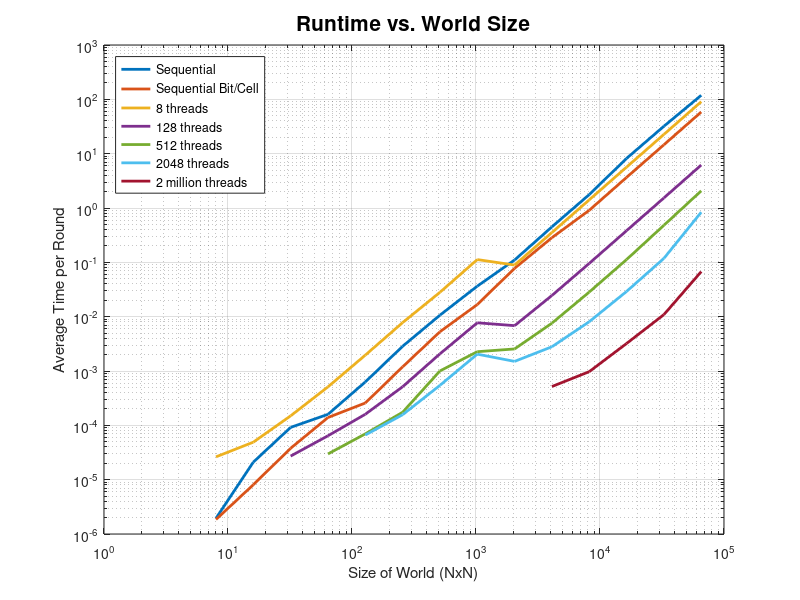
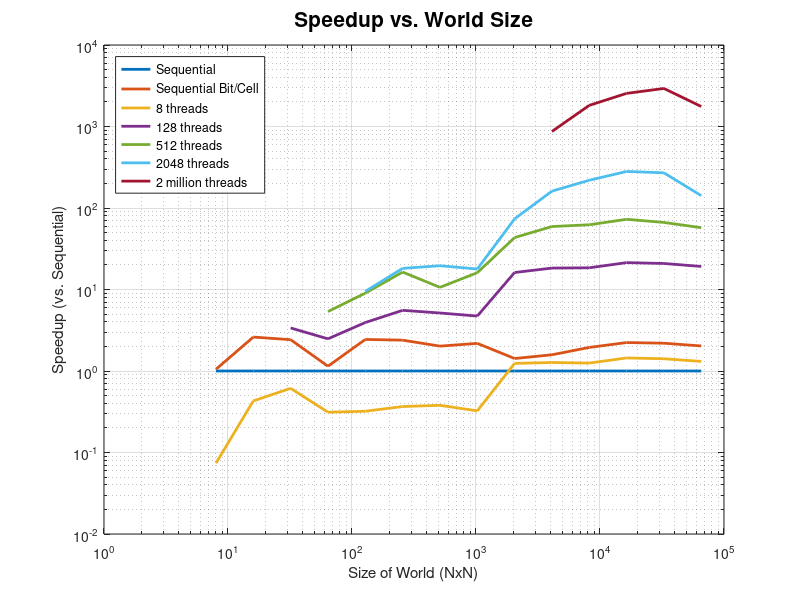
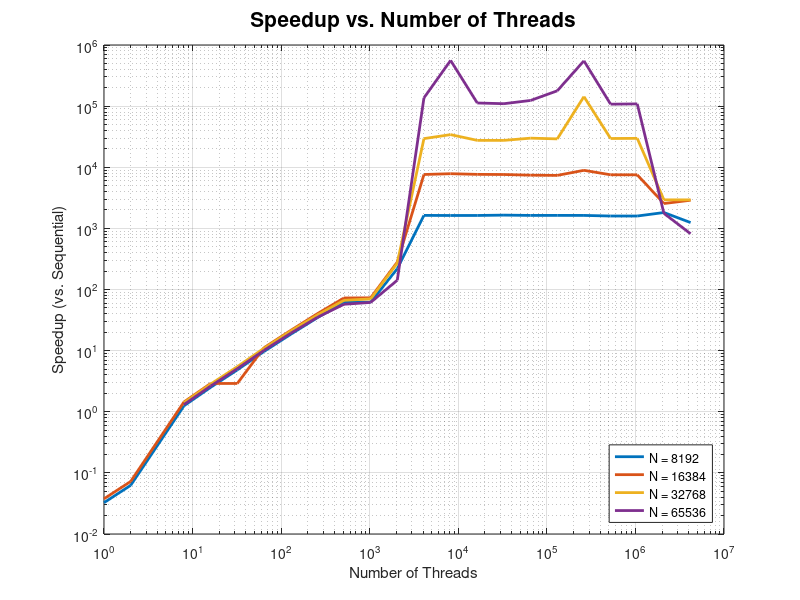
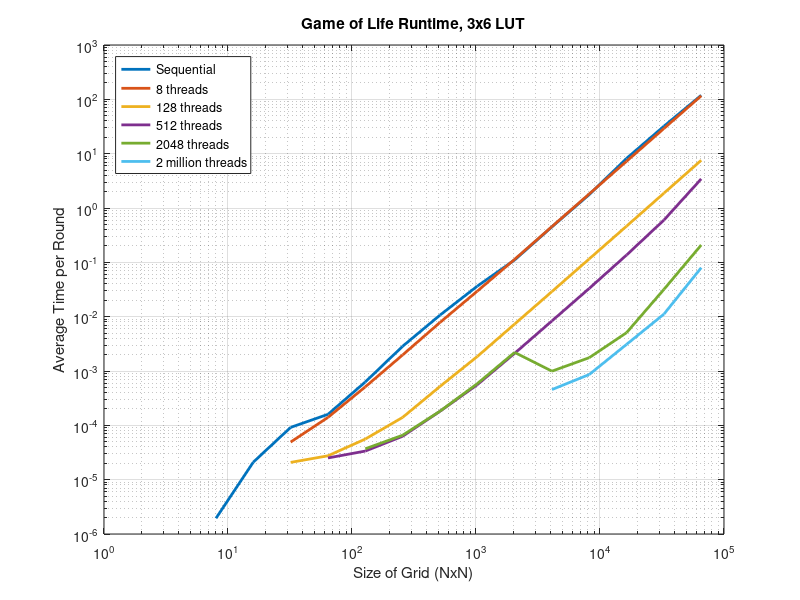

Write the MATLAB code that produced these figures, in order. (Note: this script raises an error after producing the figures.)
size = 2.^(3:16);

seq                 = [1.947E-06 2.104E-05 9.166E-05 1.594E-04 6.286E-04 2.850E-03 1.066E-02 3.643E-02 1.105E-01 4.500E-01 1.768E+00 8.185E+00 3.199E+01 1.187E+02];
seq_bit             = [1.852E-06 8.068E-06 3.783E-05 1.393E-04 2.577E-04 1.192E-03 5.280E-03 1.669E-02 7.764E-02 2.846E-01 9.084E-01 3.663E+00 1.459E+01 5.851E+01];
parallel_bpc_1t     = [1.206E-04 5.457E-04 1.361E-03 3.775E-03 1.418E-02 5.295E-02 2.204E-01 8.490E-01 3.394E+00 1.358E+01 5.433E+01 2.173E+02];
parallel_bpc_2t     = [9.564E-05 2.029E-04 5.395E-04 1.799E-03 6.936E-03 2.760E-02 1.104E-01 4.412E-01 1.766E+00 7.067E+00 2.827E+01 1.131E+02];
parallel_bpc_8t     = [2.631E-05 4.898E-05 1.495E-04 5.106E-04 1.959E-03 7.778E-03 2.810E-02 1.124E-01 8.908E-02 3.538E-01 1.414E+00 5.660E+00 22.63920229 90.57214796];
parallel_bpc_32t    = [3.701E-05 6.135E-05 1.571E-04 5.375E-04 1.842E-03 7.345E-03 2.927E-02 2.367E-02 9.186E-02 3.654E-01 2.820E+00 5.852E+00 2.346E+01];
parallel_bpc_128t   = [2.717E-05 6.425E-05 1.598E-04 5.133E-04 2.070E-03 7.714E-03 6.835E-03 2.457E-02 9.575E-02 3.831E-01 1.534E+00 6.186E+00];
parallel_bpc_512t   = [2.975E-05 6.966E-05 1.741E-04 1.003E-03 2.267E-03 2.546E-03 7.595E-03 2.840E-02 1.126E-01 4.811E-01 2.070E+00];
parallel_bpc_2048t  = [6.630E-05 1.568E-04 5.447E-04 2.042E-03 1.503E-03 2.794E-03 8.074E-03 2.914E-02 1.184E-01 8.376E-01];
parallel_bpc_500htt = [1.056E-03 1.076E-03 1.110E-03 1.087E-03 1.083E-03 8.142E-04];
parallel_bpc_2mt    = [5.178E-04 9.730E-04 3.210E-03 1.092E-02 6.745E-02];

parallel_lut_8t   = [4.920E-05 1.400E-04 5.110E-04 1.974E-03 7.813E-03 2.949E-02 1.135E-01 4.550E-01 1.818E+00 7.256E+00 2.904E+01 1.162E+02];
parallel_lut_64t   = [1.990E-05 3.620E-05 8.600E-05 2.670E-04 1.007E-03 3.984E-03 1.540E-02 5.726E-02 2.299E-01 9.181E-01 3.664E+00 1.477E+01];
parallel_lut_128t  = [2.080E-05 2.750E-05 5.590E-05 1.400E-04 5.190E-04 1.847E-03 7.308E-03 2.899E-02 1.158E-01 4.639E-01 1.874E+00 7.556E+00];
parallel_lut_512t  = [2.510E-05 3.360E-05 6.290E-05 1.810E-04 5.590E-04 2.113E-03 8.352E-03 3.315E-02 1.364E-01 5.996E-01 3.434E+00];
parallel_lut_2048t = [3.700E-05 6.580E-05 1.820E-04 5.850E-04 2.199E-03 9.930E-04 1.759E-03 5.082E-03 3.177E-02 2.087E-01];
parallel_lut_2mt   = [4.550E-04 8.620E-04 3.091E-03 1.114E-02 7.958E-02];


seq_bit_spdup             = seq        ./seq_bit;
parallel_bpc_1t_spdup     = seq(1:12)  ./parallel_bpc_1t;
parallel_bpc_2t_spdup     = seq(1:12)  ./parallel_bpc_2t;
parallel_bpc_8t_spdup     = seq        ./parallel_bpc_8t;
parallel_bpc_32t_spdup    = seq(2:end) ./parallel_bpc_32t;
parallel_bpc_128t_spdup   = seq(3:end) ./parallel_bpc_128t;
parallel_bpc_512t_spdup   = seq(4:end) ./parallel_bpc_512t;
parallel_bpc_2048t_spdup  = seq(5:end) ./parallel_bpc_2048t;
parallel_bpc_500htt_spdup = seq(9:end) ./parallel_bpc_500htt;
parallel_bpc_2mt_spdup    = seq(10:end)./parallel_bpc_2mt;

parallel_lut_8t_spdup    = seq(3:end) ./parallel_lut_8t;
parallel_lut_64t_spdup   = seq(3:end) ./parallel_lut_64t;
parallel_lut_128t_spdup  = seq(3:end) ./parallel_lut_128t;
parallel_lut_512t_spdup  = seq(4:end) ./parallel_lut_512t;
parallel_lut_2048t_spdup = seq(5:end) ./parallel_lut_2048t;
parallel_lut_2mt_spdup   = seq(10:end)./parallel_lut_2mt;

                 % seq time
bpc_perf_8192  = [1.768E+00	5.433E+01	2.827E+01	1.414E+00	7.047E-01	3.654E-01	1.828E-01	9.575E-02	5.125E-02	2.840E-02	2.848E-02	8.074E-03	1.084E-03	1.088E-03	1.087E-03	1.073E-03	1.085E-03	1.084E-03	1.085E-03	1.110E-03	1.110E-03	9.730E-04	1.421E-03];
bpc_perf_16384 = [8.185E+00	2.173E+02	1.131E+02	5.660E+00	2.820E+00	2.820E+00	7.345E-01	3.831E-01	2.039E-01	1.126E-01	1.120E-01	2.914E-02	1.075E-03	1.044E-03	1.070E-03	1.076E-03	1.103E-03	1.112E-03	9.188E-04	1.087E-03	1.089E-03	3.210E-03	2.833E-03];
bpc_perf_32768 = [3.199E+01				            2.264E+01	1.129E+01	5.852E+00	2.931E+00	1.534E+00	8.367E-01	4.811E-01	4.561E-01	1.184E-01	1.087E-03	9.361E-04	1.162E-03	1.162E-03	1.069E-03	1.099E-03	2.237E-04	1.083E-03	1.077E-03	1.092E-02	1.093E-02];
bpc_perf_65536 = [1.187E+02				            9.057E+01	4.517E+01	2.346E+01	1.177E+01	6.186E+00	3.395E+00	2.070E+00	1.932E+00	8.376E-01	8.696E-04	2.122E-04	1.055E-03	1.083E-03	9.584E-04	6.667E-04	2.155E-04	1.103E-03	1.091E-03	6.745E-02	1.453E-01];

lut_perf_8192  = [1.818E+00	                        2.299E-01	1.158E-01	6.021E-02	3.315E-02	3.390E-02	1.759E-03	6.890E-04	7.690E-04	6.950E-04	4.700E-04	7.210E-04	8.040E-04	7.510E-04	7.180E-04	7.210E-04	8.620E-04	1.707E-03];			
lut_perf_16384 = [7.256E+00	                        9.181E-01	4.639E-01	2.438E-01	1.364E-01	1.359E-01	5.082E-03	6.830E-04	7.400E-04	7.330E-04	7.320E-04	7.280E-04	7.170E-04	7.150E-04	4.930E-04	7.260E-04	3.091E-03	5.445E-03	2.190E-08	1.760E-05];	
lut_perf_32768 = [2.904E+01	                        3.664E+00	1.874E+00	1.076E+00	5.996E-01	5.405E-01	3.177E-02	7.270E-04	7.280E-04	6.140E-04	7.310E-04	7.320E-04	7.280E-04	7.420E-04	7.390E-04	7.270E-04	1.114E-02	1.090E-02	2.790E-08	1.000E-04	5.200E-05];
lut_perf_65536 = [1.162E+02	                        1.477E+01	7.556E+00	4.370E+00	3.434E+00	2.848E+00	2.087E-01	7.270E-04	7.280E-04	7.840E-04	8.250E-04	7.390E-04	7.450E-04	7.360E-04	6.810E-04	7.810E-04	7.958E-02	8.032E-02	2.210E-08	3.460E-04	3.450E-04];

num_threads = 2.^[0:1 3:22];
bpc_spdup_8192  = bpc_perf_8192(1)  ./ bpc_perf_8192;
bpc_spdup_16384 = bpc_perf_16384(1) ./ bpc_perf_16384;
bpc_spdup_32768 = bpc_perf_32768(1) ./ bpc_perf_32768;
bpc_spdup_65536 = bpc_perf_65536(1) ./ bpc_perf_65536;

num_threads_2 = 2.^[3 6:25];
lut_spdup_8192  = bpc_perf_8192(1)  ./ lut_perf_8192;
lut_spdup_16384 = bpc_perf_16384(1) ./ lut_perf_16384;
lut_spdup_32768 = bpc_perf_32768(1) ./ lut_perf_32768;
lut_spdup_65536 = bpc_perf_65536(1) ./ lut_perf_65536;

%% Plot 
close all
figure
set(gcf, 'Position',  [100, 100, 450, 350])
loglog(size        , seq                ,'linewidth', 2)
hold on, grid on
loglog(size        , seq_bit            ,'linewidth', 2)
loglog(size        , parallel_bpc_8t    ,'linewidth', 2)
loglog(size(3:end) , parallel_bpc_128t  ,'linewidth', 2)
loglog(size(4:end) , parallel_bpc_512t  ,'linewidth', 2)
loglog(size(5:end) , parallel_bpc_2048t ,'linewidth', 2)
loglog(size(10:end), parallel_bpc_2mt   ,'linewidth', 2)
title("Runtime vs. World Size",'FontSize',15)
legend("Sequential", "Sequential Bit/Cell", ...
    '8 threads', '128 threads', '512 threads',...
    '2048 threads', ...
    '2 million threads', 'location',"Northwest")
xlabel("Size of World (NxN)")
ylabel("Average Time per Round")

%% Plot
% close all
figure
set(gcf, 'Position',  [100, 100, 450, 350])
loglog(size, ones(length(size),1), 'linewidth',2)
hold on, grid on
loglog(size        , seq_bit_spdup            ,'linewidth', 2)
loglog(size        , parallel_bpc_8t_spdup    ,'linewidth', 2)
loglog(size(3:end) , parallel_bpc_128t_spdup  ,'linewidth', 2)
loglog(size(4:end) , parallel_bpc_512t_spdup  ,'linewidth', 2)
loglog(size(5:end) , parallel_bpc_2048t_spdup ,'linewidth', 2)
loglog(size(10:end), parallel_bpc_2mt_spdup   ,'linewidth', 2)
title("Speedup vs. World Size",'FontSize',15)
legend("Sequential", "Sequential Bit/Cell", '8 threads', ...
    '128 threads', '512 threads', '2048 threads', ...
    '2 million threads', 'location',"Northwest")
xlabel("Size of World (NxN)")
ylabel("Speedup (vs. Sequential)")

%% Plot
close all
figure
set(gcf, 'Position',  [100, 100, 450, 350])
loglog(num_threads, bpc_spdup_8192(2:end), 'linewidth', 2)
hold on, grid on
loglog(num_threads, bpc_spdup_16384(2:end), 'linewidth', 2)
loglog(num_threads(3:end), bpc_spdup_32768(2:end),'linewidth', 2)
loglog(num_threads(3:end), bpc_spdup_65536(2:end),'linewidth', 2)
title("Speedup vs. Number of Threads",'FontSize',15)
legend("N = 8192", 'N = 16384', 'N = 32768', 'N = 65536', 'location',"Southeast")
xlabel("Number of Threads")
ylabel("Speedup (vs. Sequential)")

%% Plot runtime of 3x6 LUT w/ various numbers of threads
% close all
figure
loglog(size        , seq                ,'linewidth', 2)
hold on, grid on
loglog(size(3:end) , parallel_lut_8t  ,'linewidth', 2)
loglog(size(3:end) , parallel_lut_128t  ,'linewidth', 2)
loglog(size(4:end) , parallel_lut_512t  ,'linewidth', 2)
loglog(size(5:end) , parallel_lut_2048t ,'linewidth', 2)
loglog(size(10:end), parallel_lut_2mt   ,'linewidth', 2)
title("Game of Life Runtime, 3x6 LUT")
legend("Sequential", "8 threads", '128 threads', '512 threads',...
    '2048 threads', '2 million threads', 'location',"Northwest")
xlabel("Size of Grid (NxN)")
ylabel("Average Time per Round")

%% Plot speedup of 3x6 LUT w/ various numbers of threads
%close all
figure
loglog(size, ones(length(size),1), 'linewidth',2)
hold on, grid on
loglog(size(3:end) , parallel_lut_8t_spdup  ,'linewidth', 2)
loglog(size(3:end) , parallel_lut_128t_spdup  ,'linewidth', 2)
loglog(size(4:end) , parallel_lut_512t_spdup  ,'linewidth', 2)
loglog(size(5:end) , parallel_lut_2048t_spdup ,'linewidth', 2)
loglog(size(10:end), parallel_lut_2mt_spdup   ,'linewidth', 2)
title("Game of Life Speedup for 3x6 LUT")
legend("Sequential", '8 threads', '128 threads', '512 threads', '2048 threads', ...
    '2 million threads', 'location',"Northwest")
xlabel("Size of Grid (NxN)")
ylabel("Speedup (vs. Sequential)")

%% Plot
close all
figure
loglog(num_threads_2, lut_spdup_8192(2:end), 'linewidth', 2)
hold on, grid on
loglog(num_threads_2, lut_spdup_16384(2:end), 'linewidth', 2)
loglog(num_threads_2, lut_spdup_32768(2:end),'linewidth', 2)
loglog(num_threads_2, lut_spdup_65536(2:end),'linewidth', 2)
title("Game of Life Speedup")
legend("N = 8192", 'N = 16384', 'N = 32768', 'N = 65536', 'location',"Southeast")
xlabel("Number of Threads")
ylabel("Speedup (vs. Sequential)")

%% Compare all 4 algos
close all
figure
loglog(size        , ones(length(size),1)     , 'linewidth',2)
hold on, grid on
loglog(size        , seq_bit_spdup            ,'linewidth', 2)
loglog(size(5:end) , parallel_bpc_2048t_spdup ,'linewidth', 2)
loglog(size(10:end), parallel_bpc_2mt_spdup   ,'linewidth', 2)
loglog(size(5:end) , parallel_lut_2048t_spdup ,'linewidth', 2)
loglog(size(10:end) , parallel_lut_2mt_spdup   ,'linewidth', 2)
title("Game of Life Speedup Comparison")
legend("Sequential", 'Sequential Bit/Cell', 'Parallel Bit/Cell - 2048 threads', ...
    'Parallel Bit/Cell - 2 mil threads', '3x6 LUT - 2048 threads', ...
    '3x6 LUT - 2 mil threads', 'location',"Northwest")
xlabel("Size of Grid (NxN)")
ylabel("Speedup (vs. Sequential)")
